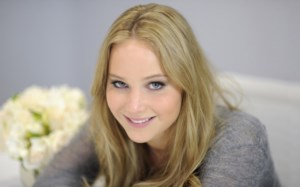
#> input picture training-data/s1/1.jpg, 300 x 187 px; its folder holds only this picture in this run
$ python finalproject.py
#> lines starting #> are read from the running program, lines starting #| are printed output that depends on the picture
import cv2 #Import openCV library for data training, and face detection
import os #Import os library for reading directories and image paths
import numpy as np #Import numpy library for the use of dimentional arrays and matrices

# Define subject name in test-case folder
subjects = ["", "Jennifer Lawrence", "Bill Gates", "Bruce Willis", "David Beckam", "Hugh Jackman"]


#function to detect face using OpenCV
def detect_face(img):
    #Converting to gray by removing its hue and saturtion while retaining the luminance because gray color
    #is better for object detection
    gray = cv2.cvtColor(img, cv2.COLOR_BGR2GRAY)

    #Load xml file for dataset LBP (Local Binary Pattern) as defined in xml file
    face_cascade = cv2.CascadeClassifier('opencv-files/lbpcascade_frontalface.xml')

    #Detect all images in one image
    faces = face_cascade.detectMultiScale(gray, scaleFactor=1.2, minNeighbors=5);

    #if no faces are detected then return original img
    if (len(faces) == 0):
        return None, None

    #under the assumption that there will be only one face,
    #extract the face area
    (x, y, w, h) = faces[0]

    #return only the face part of the image
    return gray[y:y+w, x:x+h], faces[0]


# Read all training images
def prepare_training_data(data_folder_path):

    #------STEP-1--------
    #get the directories (one directory for each subject) in data folder
#> called with data_folder_path = 'training-data'
    dirs = os.listdir(data_folder_path)

    #list to hold all subject faces
    faces = []
    #list to hold labels for all subjects
    labels = []

    for dir_name in dirs:

        #All training data start with "s" in a folder
        if not dir_name.startswith("s"):
            continue;

        #------STEP-2--------
        #Get a folder label from training data
        label = int(dir_name.replace("s", ""))

        #Specify the training data directory
        subject_dir_path = data_folder_path + "/" + dir_name

        #Get the all image names on the folder
        subject_images_names = os.listdir(subject_dir_path)

        #------STEP-3--------
        #go through each image name, read image,
        #detect face and add face to list of faces
        for image_name in subject_images_names:

            #ignore system files like .DS_Store
            if image_name.startswith("."):
                continue;

            #build image path
            #sample image path = training-data/s1/1.pgm
            image_path = subject_dir_path + "/" + image_name

            #read image
            image = cv2.imread(image_path)
#> image is the input picture: shape (187, 300, 3); mean B, G, R 142.8, 154.8, 164.6

            #display an image window to show the image
            cv2.imshow("Training on image...", cv2.resize(image, (400, 500)))
            cv2.waitKey(100)

            #detect face
            face, rect = detect_face(image)
#> in detect_face, `faces = face_cascade.detectMultiScale(gray, scaleFactor=1.2, minNeighb..`: faces = [[92, 51, 94, 94]]
#> in detect_face, `(x, y, w, h) = faces[0]`: x = 92; y = 51; w = 94
#> rect = [92, 51, 94, 94]

            #------STEP-4--------
            #ignore faces that are not detected
            if face is not None:
                #add face to list of faces
                faces.append(face)
                #add label for this face
                labels.append(label)
#> pass 2 of the loop in prepare_training_data, `for dir_name in dirs:`:
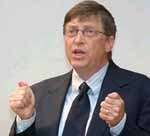
#> input picture training-data/s2/1.jpg, 150 x 136 px
#> in prepare_training_data, image is the input picture: shape (136, 150, 3); mean B, G, R 144.8, 145.9, 153.8
#> in detect_face (call 2), `gray = cv2.cvtColor(img, cv2.COLOR_BGR2GRAY)`:
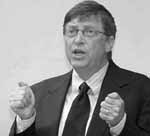
#> gray: shape (136, 150); min 1, max 255, mean 148.1
#> in detect_face (call 2), `faces = face_cascade.detectMultiScale(gray, scaleFactor=1.2, minNeighb..`: faces = [[53, 12, 54, 54]]
#> in detect_face (call 2), `(x, y, w, h) = faces[0]`: x = 53; y = 12; w = 54
#> in prepare_training_data, `face, rect = detect_face(image)`:
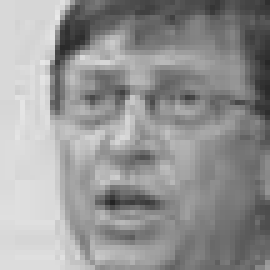
#> face: shape (54, 54) (shown 5 times larger); min 36, max 232, mean 149.9
#> in prepare_training_data, `face, rect = detect_face(image)`: rect = [53, 12, 54, 54]

    cv2.destroyAllWindows()
    cv2.waitKey(1)
    cv2.destroyAllWindows()

    return faces, labels


print("Preparing images")
faces, labels = prepare_training_data("training-data")
#> faces = 2 items; labels = [1, 2]
print("Data prepared")

#print total faces and labels
print("Total faces: ", len(faces))
#| Total faces:  2


#OpenCV library for face recognition using LBPH (Local Binary Pattern Histogram)
face_recognizer = cv2.face.LBPHFaceRecognizer_create()
# There are optional face recognizer as EigenFaces or FisherFaces.
# However if using EigenFaces & FisherFaces, all samples must on equal size

#Train face recognizer
face_recognizer.train(faces, np.array(labels))


#Drawing rectangle around image
def draw_rectangle(img, rect):
    (x, y, w, h) = rect
    cv2.rectangle(img, (x, y), (x+w, y+h), (0, 255, 0), 2)
    #Defining parameter (img, topLeftPoint, bottomRightPoint, rgbColor, lineWidth)

#Putting text on above image
def draw_text(img, text, x, y):
    cv2.putText(img, text, (x, y), cv2.FONT_HERSHEY_PLAIN, 1.5, (0, 255, 0), 2)
    #Defining parameter (img, text, startPoint, font, fontSize, rgbColor, lineWidth)


#Predict similar faces in test-data based of data training
def predict(test_img):
    img = test_img.copy()

    face, rect = detect_face(img)
    label, confidence = face_recognizer.predict(face)

    label_text = subjects[label]


    draw_rectangle(img, rect)
    draw_text(img, label_text, rect[0], rect[1]-5)

    return img

print("Predicting images...")

#Load images from directories
test_img1 = cv2.imread("test-data/test1.jpg")
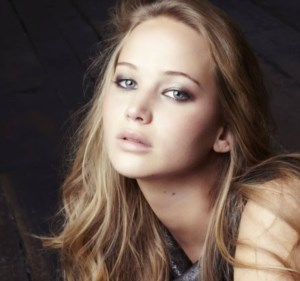
#> input picture test-data/test1.jpg, 300 x 281 px
#> test_img1 is the input picture: shape (281, 300, 3); mean B, G, R 77.1, 86.1, 103.4
test_img2 = cv2.imread("test-data/test2.jpg")
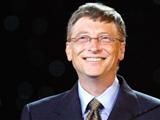
#> input picture test-data/test2.jpg, 160 x 120 px
#> test_img2 is the input picture: shape (120, 160, 3); mean B, G, R 52.6, 53, 62.6
test_img3 = cv2.imread("test-data/test3.jpg")
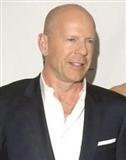
#> input picture test-data/test3.jpg, 126 x 160 px
#> test_img3 is the input picture: shape (160, 126, 3); mean B, G, R 146.7, 154.1, 166.1
test_img4 = cv2.imread("test-data/test4.jpg")
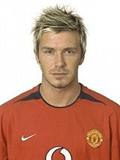
#> input picture test-data/test4.jpg, 120 x 160 px
#> test_img4 is the input picture: shape (160, 120, 3); mean B, G, R 141.6, 159.1, 202.3
test_img5 = cv2.imread("test-data/test5.jpg")

#Predict images
predicted_img1 = predict(test_img1)
#> in predict, `face, rect = detect_face(img)`:
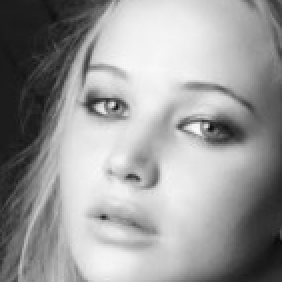
#> face: shape (141, 141) (shown 2 times larger); min 9, max 251, mean 154.2
#> in predict, `face, rect = detect_face(img)`: rect = [73, 30, 141, 141]
#> in predict, `label, confidence = face_recognizer.predict(face)`: label = 1; confidence = 126.1
#> in predict, `label_text = subjects[label]`: label_text = 'Jennifer Lawrence'
#> in draw_rectangle, `(x, y, w, h) = rect`: x = 73; y = 30; w = 141
predicted_img2 = predict(test_img2)
predicted_img3 = predict(test_img3)
predicted_img4 = predict(test_img4)
#> in detect_face (call 6), `gray = cv2.cvtColor(img, cv2.COLOR_BGR2GRAY)`:
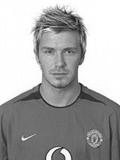
#> gray: shape (160, 120); min 21, max 255, mean 170
#> in detect_face (call 6), `faces = face_cascade.detectMultiScale(gray, scaleFactor=1.2, minNeighb..`: faces = [[29, 30, 57, 57]]
#> in detect_face (call 6), `(x, y, w, h) = faces[0]`: x = 29; y = 30; w = 57
#> call 4 of draw_text, with text = 'Jennifer Lawrence', x = 29, y = 25
#> in draw_text (call 4), `cv2.putText(img, text, (x, y), cv2.FONT_HERSHEY_PLAIN, 1.5, (0, 255, 0..`:
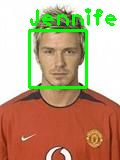
#> img: shape (160, 120, 3); mean B, G, R 131, 163.4, 190.4
#> (the run stopped early here; a loop or call above may not have finished)
